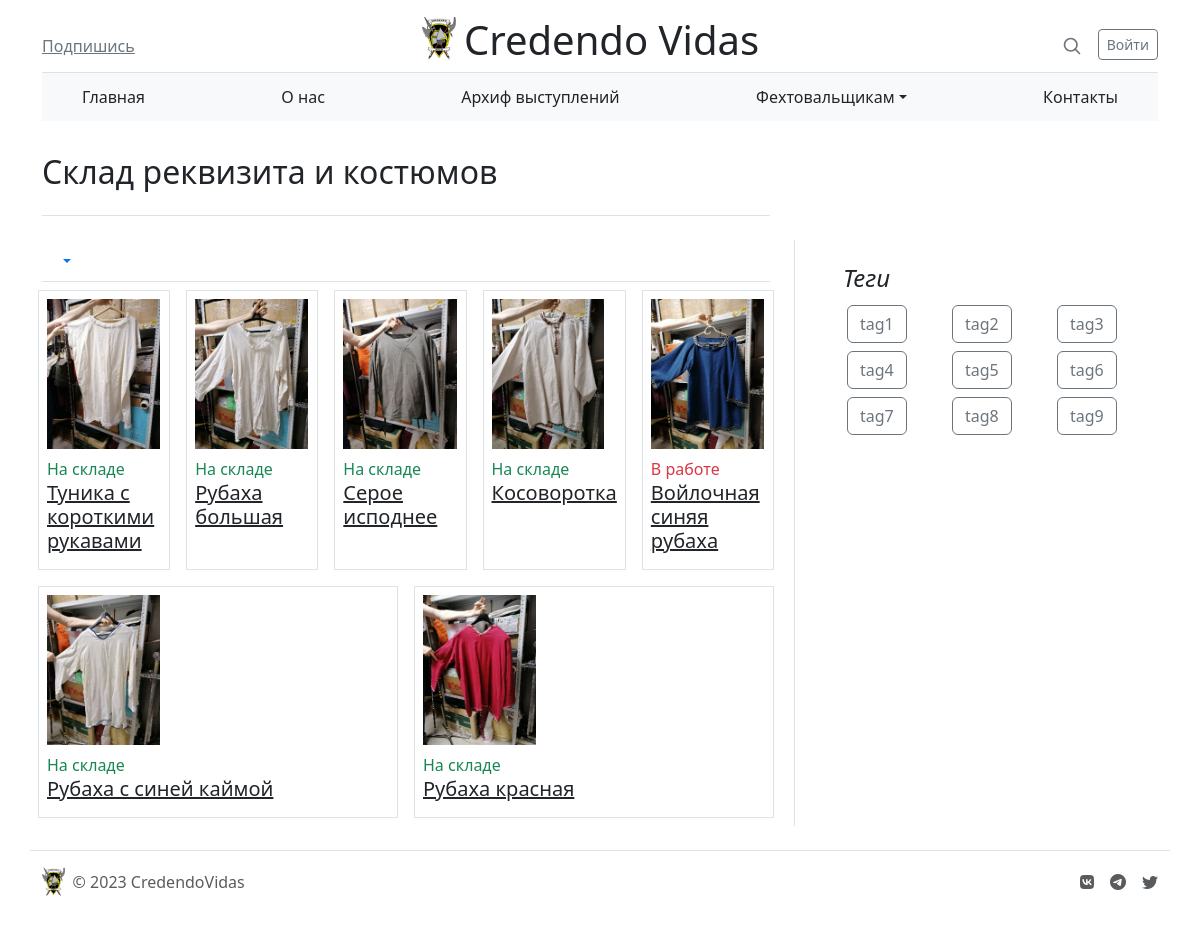
/store/, run on the app's committed database.
### store/models.py (models this page shows, shortened)
class Item(models.Model):
    STORED = True
    ACTIVE = False
    STATUS_CHOISES = [
        (STORED, 'На складе'),
        (ACTIVE, 'В работе')
    ]
    name = models.CharField('Название', max_length=100)
    photo = models.ImageField(upload_to='store/item_images/', null=True)
    place = models.CharField('Место на складе', max_length=50)
    size = models.CharField('Размер', max_length=30)
    material = models.CharField('Материал', max_length=30, blank=True)
    status = models.BooleanField('Статус', choices=STATUS_CHOISES)
    color = models.ManyToManyField(Color)
    last_status_change = models.DateTimeField('Последнее изменение статуса')
    tags = models.ManyToManyField(Tag)
    category = models.ForeignKey(Category, on_delete=models.CASCADE, verbose_name="Категория", blank=True, null=True)
    class Meta:
        verbose_name = 'Предмет'
        verbose_name_plural = 'Предметы'

### store/views.py (the view)
# urls.py: path('', views.catalog, name='catalog'),
def catalog(request):
    categories = Category.objects.all()
    items = Item.objects.all()
    return render(request, 'store/catalog.html', {'items': items, 'categories': categories})

### templates/store/catalog.html (shortened to what this page needs)
{% extends 'main/layout.html' %}
{% load mptt_tags %}
{% load static %}
{% block content %}
    <main class="container">
  <div class="row g-5">
    <div class="col-md-8">
      <h2 class="pb-4 my-4 border-bottom">
        Склад реквизита и костюмов
      </h2>
    </div>
  </div>
    <div class="row g-5">
        <div class="col-8">
            <ul class="nav nav-tabs">
                {% recursetree categories %}
                    {% if not node.is_leaf_node %}
                        <li class="nav-item dropdown">
                            <a class="nav-link dropdown-toggle" id="tabs-dropdown" role="button" data-bs-toggle="dropdown" aria-expanded="false">
                            </a>
                        </li>
                    {% else %}
                        <li class="nav-item">
                            <a class="nav-link" aria-current="page" href="category={{ node.slug }}">{{ node.name }}</a>
                        </li>
                    {% endif %}
                {% endrecursetree %}
            </ul>
            <div class="row justify-content-between">
                {% for item in items %}
                    <div class="col-sm m-2 p-2 border">
                        <img class="mb-2" src="{{ item.photo.url }}" height="150">
                        <div class="align-self-end">
                            {% if item.status == item.STORED %}
                            <p class="mb-0 text-success"> На складе</p>
                            {% else %}
                            <p class="mb-0 text-danger"> В работе</p>
                            {% endif %}
                        </div>
                        <h5><a class="link-dark" href="item-id={{ item.id }}">{{ item.name }}</a></h5>
                    </div>
                {% endfor %}
             </div>
        </div>
        <div class="col-4 border-start">
      <div class="position-sticky" style="top: 2rem;">
        <div class="p-4">
          <h4 class="fst-italic">Теги</h4>
          <div class="row justify-content-between">
              <div class="col m-1"><button class="btn btn-outline-secondary">tag1</button></div>
              <div class="col m-1"><button class="btn btn-outline-secondary">tag2</button></div>
              <div class="col m-1"><button class="btn btn-outline-secondary">tag3</button></div>
              <div class="col m-1"><button class="btn btn-outline-secondary">tag4</button></div>
              <div class="col m-1"><button class="btn btn-outline-secondary">tag5</button></div>
              <div class="col m-1"><button class="btn btn-outline-secondary">tag6</button></div>
              <div class="col m-1"><button class="btn btn-outline-secondary">tag7</button></div>
              <div class="col m-1"><button class="btn btn-outline-secondary">tag8</button></div>
              <div class="col m-1"><button class="btn btn-outline-secondary">tag9</button></div>
          </div>
        </div>
      </div>
    </div>
    </div>
</main>
{% endblock %}

### data on the page
Item: photo (picture), status "На складе", name "Туника с короткими рукавами"
Item: photo (picture), status "На складе", name "Рубаха большая"
Item: photo (picture), status "На складе", name "Серое исподнее"
Item: photo (picture), status "На складе", name "Косоворотка"
Item: photo (picture), status "В работе", name "Войлочная синяя рубаха"
Item: photo (picture), status "На складе", name "Рубаха с синей каймой"
Item: photo (picture), status "На складе", name "Рубаха красная"
